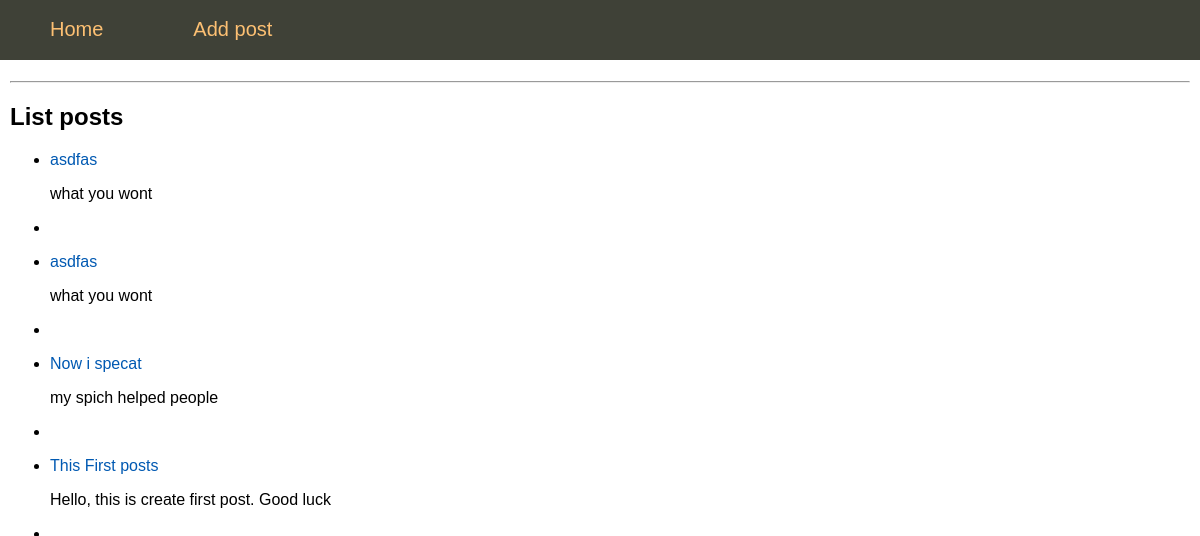
The page / on the database its author committed.
### tables this page shows
CREATE TABLE mainmenu (
    id integer PRIMARY KEY AUTOINCREMENT,
    title text NOT NULL,
    url text NOT NULL
);

CREATE TABLE posts (
    id integer PRIMARY KEY AUTOINCREMENT,
    title text NOT NULL,
    text text NOT NULL,
    time integer NOT NULL
);

### flsite.py (the view)
@app.route("/")
def index():
    db = get_db()
    dbase = FDataBase(db)
    return render_template('index.html', menu=dbase.getMenu(), posts = dbase.getPostsAnonce())

### FDataBase.py (called while the page is built)
    def getMenu(self):
        sql = '''SELECT * FROM mainmenu'''
        try:
            self.__cur.execute(sql)
            res = self.__cur.fetchall()
            if res: return res
        except:
            print("Error read DB")
        return []

    def getPostsAnonce(self):
        try:
            self.__cur.execute(f"SELECT id, title, text FROM posts ORDER BY time DESC")
            res = self.__cur.fetchall()
            if res:
                return res
        except sqlite3.Error as e:
            print("Error takes post" + str(e))
        return []

### flsite.py (called while the page is built)
def connect_db():
    conn = sqlite3.connect(app.config['DATABASE'])
    conn.row_factory = sqlite3.Row
    return conn

def get_db():
    if not hasattr(g, 'link_db'):
        g.link_db = connect_db()
    return g.link_db

### templates/index.html
{% extends "base.html" %}
{% block content %}
{{ super() }}
<hr>
<h2>List posts</h2>
<ul class ="list-posts">
{% for p in posts %}
<li>
<p class="title"><a href="{{ url_for('showPost', id_post = p.id)}}">{{p.title}}</a></p>
<p class="anonce">{{ p.text[:50] }}</p>
<li>
{% endfor %}
</ul>
{% endblock content %}

### templates/base.html (shortened to what this page needs)
<!DOCTYPE html>
<html lang="en">
<head>
    <link type="text/css", href="{{ url_for('static', filename='css/style.css') }}" rel="stylesheet" />
</head>
<body>
{% block content %}
{% block mainmenu %}
    <ul class="mainmenu">
        {% for m in menu %}
        <li><a href="{{ m.url }}">{{ m.title }}</a></li>
        {% endfor %}
    </ul>
{% endblock mainmenu %}
<div class="clear"><div>
<div class="content">
{% endblock content %}
</div>
</body>
</html>

### static/css/style.css (style rules this page uses)
html, body { font-family: 'Arial'; margin: 0; padding: 0; height: 100%; width: 100%; }
a { color: #0059b2; text-decoration: none; }
.clear { clear: both; }
ul.mainmenu { list-style: none; background: #3F4137; height: 60px; margin: 0; padding: 0; color: #fdc073; font-size: 20px; overflow: hidden; }
ul.mainmenu li { float: left; margin: 18px 40px 0 50px; }
ul.mainmenu li a { color: #fdc073; text-decoration: none; }
div.content { margin: 10px; }

### rows shown on the page
mainmenu: title "Home"
mainmenu: title "Add post"
posts: title "asdfas", text "what you wont"
posts: title "asdfas", text "what you wont"
posts: title "Now i specat", text "my spich helped people"
posts: title "This First posts", text "Hello, this is create first post. Good luck"
